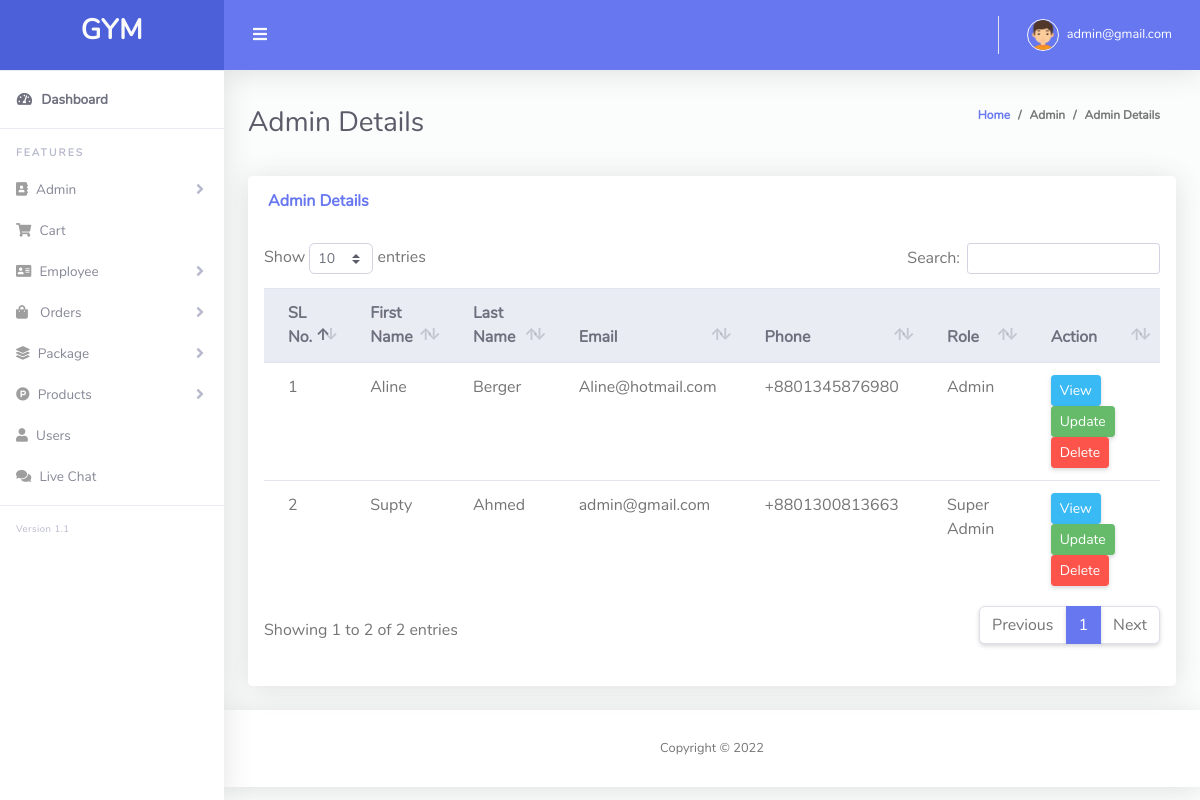
Screenshot of /admin/admins.php (signed in) with the database file from the repository.
### tables this page shows
CREATE TABLE `admin_table` (
  `admin_id` int(20) NOT NULL,
  `first_name` varchar(255) NOT NULL,
  `last_name` varchar(255) NOT NULL,
  `admin_email` varchar(255) NOT NULL,
  `admin_password` varchar(255) NOT NULL,
  `phone` varchar(255) NOT NULL,
  `admin_status` tinyint(4) NOT NULL,
  `soft_delete` tinyint(4) NOT NULL DEFAULT 0,
  `created_at` timestamp NOT NULL DEFAULT current_timestamp()
);

### Classes/DB.php (called while the page is built, shortened)
<?php
class DB
{
    public function connect(){
        $this->conn = new mysqli("localhost","root","","gym");
        if ($this->conn->connect_error) {
          die("Connection failed: " . $this->conn->connect_error);
        }
        else{
            return $msg =  "connected";
        }
    }
}

### Classes/LoginClass.php (called while the page is built, shortened)
<?php
include_once 'db.php';
class LoginClass extends DB
{
    public function adminList()
    {
        $query = "SELECT * FROM admin_table where soft_delete = 0 order by admin_id DESC";
        $result = $this->conn->query($query);
        return $result;
    }
}

### admin/admins.php (the view, shortened to what this page needs)
<?php include 'layouts/header.php';
?>
<div class="container-fluid" id="container-wrapper">
    <div class="d-sm-flex align-items-center justify-content-between mb-4">
        <h1 class="h3 mb-0 text-gray-800">Admin Details</h1>
        <ol class="breadcrumb">
            <li class="breadcrumb-item"><a href="./">Home</a></li>
            <li class="breadcrumb-item">Admin</li>
            <li class="breadcrumb-item active" aria-current="page">Admin Details</li>
        </ol>
    </div>
    <div class="row">
        <div class="col-lg-12 mb-4">
            <div class="card">
                <div class="card-header py-3 d-flex flex-row align-items-center justify-content-between">
                    <h6 class="m-0 font-weight-bold text-primary">Admin Details</h6>
                </div>
                <div class="table-responsive p-3">
                    <table class="table align-items-center table-flush" id="dataTable">
                        <thead class="thead-light">
                            <tr>
                                <th>SL No.</th>
                                <th>First Name</th>
                                <th>Last Name</th>
                                <th>Email</th>
                                <th>Phone</th>
                                <th>Role</th>
                                <th>Action</th>
                            </tr>
                        </thead>
                        <tbody>
                            <?php
                            $i = 0;
                            $view = $create->adminList();
                            foreach ($view as $value) {
                            ?>
                                <tr>
                                    <td><?php echo $i += 1; ?></td>
                                    <td><?php echo $value['first_name']; ?></td>
                                    <td><?php echo $value['last_name']; ?></td>
                                    <td><?php echo $value['admin_email']; ?></td>
                                    <td><?php echo $value['phone']; ?></td>
                                    <td>
                                        <?php
                                        if ($value['admin_status'] == '0') {
                                            echo "Super Admin";
                                        } elseif ($value['admin_status'] == '1') {
                                            echo "Admin";
                                        } else {
                                            echo "Role Not found!";
                                        }
                                        ?>
                                    </td>
                                    <td>
                                        <a href="viewadmin.php?adminid=<?php echo $value['admin_id']; ?>" class="btn btn-sm btn-info">View</a>
                                        <?php if ($status == 0 || $adminid == $value['admin_id']) { ?>
                                            <a href="update_admin.php?adminid=<?php echo $value['admin_id']; ?>" class="btn btn-sm btn-success">Update</a>
                                            <?php if ($status == 0) { ?>
                                                <a onclick="return confirm('Are you sure to Delete?');" href="?deladmin=<?php echo $value['admin_id']; ?>" class="btn btn-sm btn-danger">Delete</a>
                                            <?php } ?>
                                        <?php } ?>
                                    </td>
                                </tr>
                            <?php } ?>
                        </tbody>
                    </table>
                </div>
                <div class="card-footer"></div>
            </div>
        </div>
    </div>
</div>
<?php include 'layouts/footer.php'; ?>

### rows the page displays
admin_table: i "1", first_name "Aline", last_name "Berger", admin_email "Aline@hotmail.com", phone "+8801345876980", admin_status "Admin"
admin_table: i "2", first_name "Supty", last_name "Ahmed", admin_email "admin@gmail.com", phone "+8801300813663", admin_status "Super Admin"

### other values shown
$_SESSION['admin_email'] "admin@gmail.com"
